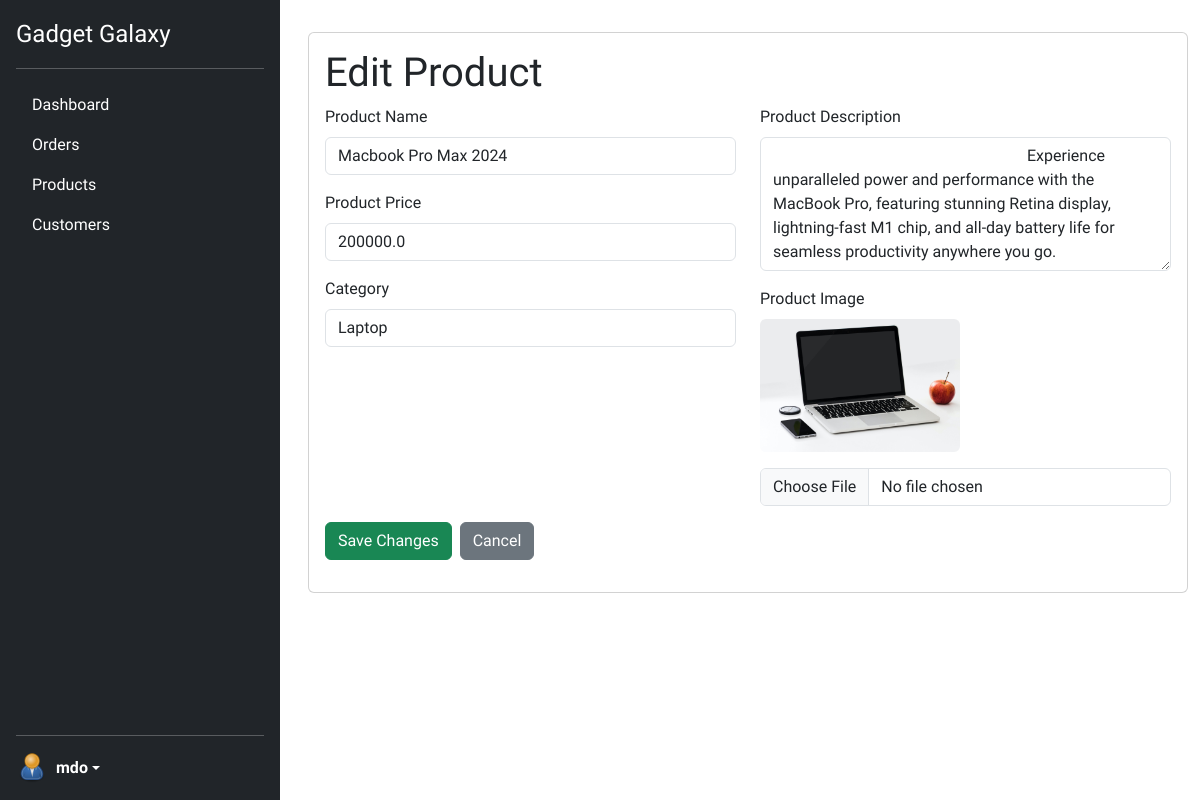
The page /admins/edit-product/Nh572u7EqjcoYdB8Bfw5PR (signed in) on the database its author committed.
### users/models.py (models this page shows, shortened)
class CustomUser(AbstractBaseUser, PermissionsMixin):
    id = models.CharField(
        _("ID"), primary_key=True, max_length=22, default=shortuuid.uuid, editable=False
    )
    email = models.EmailField(_("Email Address"), unique=True)
    full_name = models.CharField(_("Full Name"), max_length=100)
    profile_image = models.ImageField(
        _("Profile Image"),
        upload_to="profile/",
        default="profile/default.png",
        null=True,
        blank=True,
    )
    is_active = models.BooleanField(_("Is Active"), default=True)
    is_staff = models.BooleanField(_("Is Staff"), default=False)
    date_joined = models.DateTimeField(_("Date Joined"), default=timezone.now)
    objects = CustomUserManager()
    USERNAME_FIELD = "email"
    REQUIRED_FIELDS = ["full_name"]
    class Meta:
        verbose_name = _("User")
        verbose_name_plural = _("Users")
        ordering = ["-date_joined"]

### ecommerce/models.py (models this page shows, shortened)
class Product(models.Model):
    id = models.CharField(
        default=shortuuid.uuid, max_length=50, primary_key=True, editable=False
    )
    product_name = models.CharField(
        _("Product Name"), max_length=500, null=True, blank=True
    )
    description = models.TextField(_("Description"), null=True, blank=True)
    price = models.FloatField(_("Price"), null=True, blank=True)
    image = models.ImageField(
        _("Product Image"),
        upload_to="products/",
        default="products/default.jpg",
        null=True,
        blank=True,
    )
    category = models.ForeignKey(
        Category, null=True, blank=True, on_delete=models.SET_NULL
    )

### admins/views.py (the view, shortened to what this page needs)
# urls.py: path("edit-product/<str:pk>", edit_product, name="edit-product"),
def edit_product(request, pk):
    if not is_admin(request):
        return redirect("index")
    product = Product.objects.get(id=pk)
    categories = Category.objects.all()
    context = {"product": product, "categories": categories}
    return render(request, "admins/edit_product.html", context)

### admins/views.py (called while the page is built)
def is_admin(request):
    return True if request.user.is_staff else False

### ecommerce/context_processors.py (called while the page is built)
def cart_item_count(request):
    if request.user.is_authenticated:
        try:
            cart = Cart.objects.get(user=request.user)
            cart_items = CartItem.objects.filter(cart=cart)
            total = sum(item.quantity for item in cart_items)
            return {"cart_item_count": total}
        except Cart.DoesNotExist:
            return {"cart_item_count": 0}
    return {"cart_item_count": 0}

### admins/templates/admins/edit_product.html (shortened to what this page needs)
{% extends "admins/admin_base.html" %}
{% load static %}
{% block admin-content %}
<div class="col-12 mt-3">
  <div class="card">
    <div class="card-body">
      <h1 class="card-title">Edit Product</h1>
      <form action="" method="post" enctype="multipart/form-data">
        <div class="row">
          <div class="col-sm-6">
            <div class="form-group mb-3">
              <label for="productname" class="mb-2">Product Name</label>
              <input
                id="productname"
                name="productname"
                type="text"
                value="{{product.product_name}}"
                class="form-control"
              />
            </div>
            <div class="form-group mb-3">
              <label for="price" class="mb-2">Product Price</label>
              <input
                id="price"
                name="price"
                type="number"
                class="form-control"
                value="{{product.price}}"
              />
            </div>
            <div class="form-group mb-3">
              <label class="control-label mb-2">Category</label>
              <select
                class="form-control select2 select2-hidden-accessible"
                data-select2-id="select2-data-1-uxta"
                tabindex="-1"
                aria-hidden="true"
                name="category"
              >
                {% for category in categories %}
                <option value="{{category.category_name}}">
                  {{category.category_name}}
                </option>
                {% endfor %}
              </select>
            </div>
          </div>
          <div class="col-sm-6">
            <div class="form-group mb-3">
              <label for="productdesc" class="mb-2">Product Description</label>
              <textarea class="form-control" id="productdesc" rows="5" name="description">
{{product.description}}</textarea>
            </div>
            <div class="form-group mb-3">
              <label class="mb-2">Product Image</label> <br />
              <img
                id="previewImage"
                src="{{ product.image.url }}"
                alt="product img"
                class="img-fluid rounded"
                style="max-width: 200px"
              />
              <br />
              <div class="mt-3">
                <input
                  class="form-control"
                  type="file"
                  id="formFile"
                  onchange="previewFile()"
                  name="image"
                />
              </div>
            </div>
          </div>
        </div>
        <button
          type="submit"
          name="submit"
          class="btn btn-success me-1 waves-effect waves-light"
        >
          Save Changes
        </button>
        <button type="submit" class="btn btn-secondary waves-effect">
          Cancel
        </button>
      </form>
    </div>
  </div>
</div>
{% endblock admin-content %}

### admins/templates/admins/admin_base.html (shortened to what this page needs)
<html>
  <head>
  {% load static %}
  {% include "top.html" %}
  </head>
  <body style="font-family: 'Lexend', sans-serif">
  <div class="d-flex gap-3">
<div class="d-flex flex-column min-vh-100 flex-shrink-0 p-3 hidden md:block text-bg-dark" style="width: 280px;">
    <a href="{% url "dashboard" %}" class="d-flex align-items-center mb-3 mb-md-0 me-md-auto text-white text-decoration-none">
      <span class="fs-4">Gadget Galaxy</span>
    </a>
    <hr>
    <ul class="nav nav-pills flex-column mb-auto">
      <li class="nav-item">
        <a href="{% url 'dashboard' %}" class="nav-link text-white">
          Dashboard
        </a>
      </li>
      <li class="nav-item">
        <a href="{% url 'admin-orders' %}" class="nav-link text-white">
          Orders
        </a>
      </li>
      <li class="nav-item">
        <a href="{% url 'admin-products' %}" class="nav-link text-white">
          Products
        </a>
      </li>
      <li class="nav-item">
        <a href="{% url 'customers' %}" class="nav-link text-white">
          Customers
        </a>
      </li>
    </ul>
    <hr>
    <div class="dropdown">
      <a href="#" class="d-flex align-items-center text-white text-decoration-none dropdown-toggle" data-bs-toggle="dropdown" aria-expanded="false">
        <img src="{{request.user.profile_image.url}}" alt="" width="32" height="32" class="rounded-circle me-2">
        <strong>mdo</strong>
      </a>
    </div>
  </div>
  <div class="container mx-auto my-3">
  {% block admin-content %}
  {% endblock admin-content %}
  </div>
</div>
</body>
</html>

### rows shown on the page
CustomUser: user.profile_image (placeholder picture)
Product: productname "Macbook Pro Max 2024", price "200000.0", description "Experience unparalleled power and performance with the MacBook Pro, featuring stunning Retina display, lightning-fast M1 chip, and all-day battery life for seamless productivity anywhere you go.", image (picture)

### other values the page prints
form field category "Laptop"
